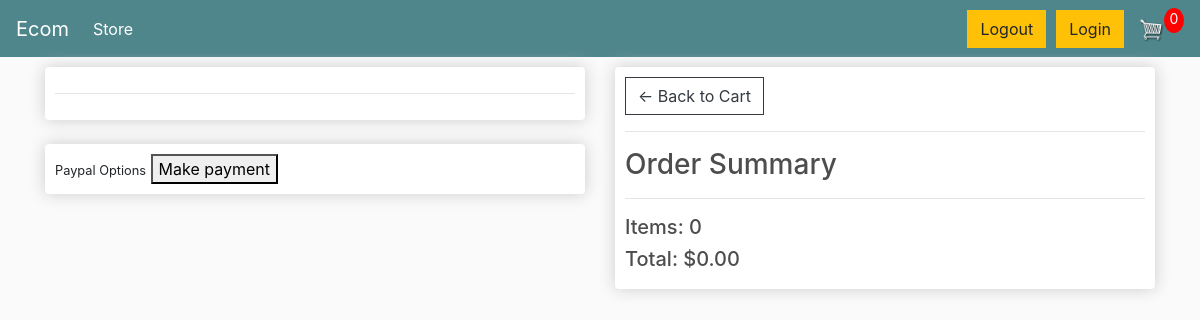
Before: /checkout/ (signed in) with the older database file.
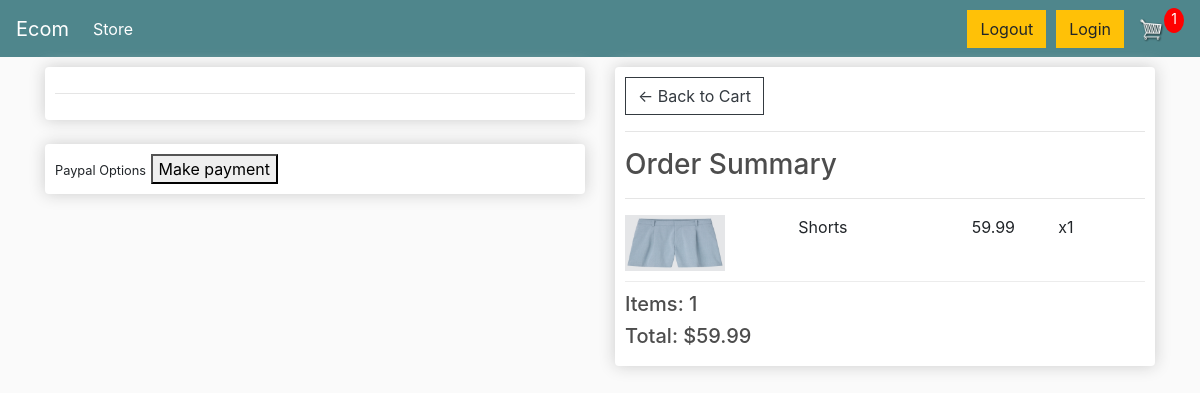
After: the same page with the newer database file.
### store/models.py (models this page shows, shortened)
class Order(models.Model):
    customer = models.ForeignKey(Customer, on_delete=models.SET_NULL, null=True, blank=True)
    date_ordered =  models.DateField(auto_now_add=True)
    complete = models.BooleanField(default=False)
    transaction_id = models.CharField(max_length=100, null=True)
    @property
    def shipping(self):
        shipping = False
        orderitems = self.orderitem_set.all()
        for i in orderitems:
            if i.product.ship == True:
                shipping = True
        return shipping
    @property
    def get_cart_total(self):
        orderitems = self.orderitem_set.all()
        total = sum([item.get_total for item in orderitems])
        return total
    @property
    def get_cart_items(self):
        orderitems = self.orderitem_set.all()
        total = sum([item.quantity for item in orderitems])
        return total

class OrderItem(models.Model):
    product = models.ForeignKey(Product, on_delete=models.SET_NULL, null=True)
    order = models.ForeignKey(Order, on_delete=models.SET_NULL, null=True)
    quantity = models.IntegerField(default=0, null=True, blank=True)
    date_added = models.DateTimeField(auto_now_add=True)
    @property
    def get_total(self):
        total = self.product.price * self.quantity
        return total

class Product(models.Model):
    name = models.CharField(max_length=200)
    price = models.FloatField()
    ship = models.BooleanField(default=False, null=True, blank=True)
    img = models.ImageField(null=True,blank=True)
    def imgURL(self):
        try:
            url = self.img.url
        except:
            url = ""
        return url

### store/views.py (the view)
# urls.py: path('checkout/', views.checkout, name="checkout"),
def checkout(request):
	if request.user.is_authenticated:
		customer = request.user.customer
		order, created = Order.objects.get_or_create(customer=customer,complete = False)
		items = order.orderitem_set.all()
		cartItems = order.get_cart_items
	else:
		order = {'get_cart_total': 0, 'get_cart_items': 0}
		items = []
		cartItems = order['get_cart_items']
	context = {'items': items, 'order': order,  'cartItems': cartItems, 'shipping': False}
	return render(request, 'store/checkout.html', context)

### store/templates/store/checkout.html (shortened to what this page needs)
{% extends 'store/main.html' %}
{% load static %}
{% block content %}
     <div class="row">
		<div class="col-lg-6">
			<div class="box-element" id="form-wrapper">
				<form id="form">
					<hr>
				</form>
			</div>
			<br>
			<div class="box-element hidden" id="payment-info">
				<small>Paypal Options</small>
				<button id="make-payment">Make payment</button>
			</div>
		</div>
		<div class="col-lg-6">
			<div class="box-element">
				<a  class="btn btn-outline-dark" href="{% url 'cart' %}">&#x2190; Back to Cart</a>
				<hr>
				<h3>Order Summary</h3>
				<hr>
				{% for item in items %}
				<div class="cart-row">
					<div style="flex:2"><img class="row-image" src="{{item.product.imgURL}}"></div>
					<div style="flex:2"><p>{{item.product.name}}</p></div>
					<div style="flex:1"><p>{{item.product.price}}</p></div>
					<div style="flex:1"><p>x{{item.quantity}}</p></div>
				</div>
				{% endfor %}
				<h5>Items:  {{order.get_cart_items}}</h5>
				<h5>Total: ${{order.get_cart_total|floatformat:2}}</h5>
			</div>
		</div>
	</div>
{% endblock content %}

Changed rows visible on the page:
no longer on this page (row edited): Order: get_cart_items "0", get_cart_total "0.00"
added OrderItem: product.imgURL (picture), product.name "Shorts", product.price "59.99", quantity "1"
added Order: get_cart_items "1", get_cart_total "59.99"
Other visible differences:
{{ cartItems }}: "0" → "1"
